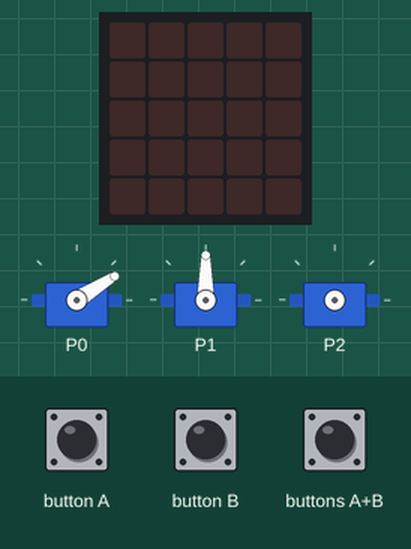
This program was run on a simulated BBC micro:bit (MakeCode). On the bench: 3 × servo, the board's 5×5 LED display. The test bench sets the inputs (shaded band).

Above: at 1.2 s.
1.3 s: button B pressed for 0.15 s
At 2.0 s:
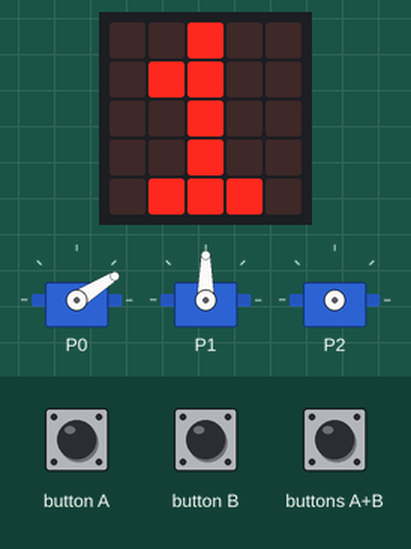
4.4 s: buttons A+B pressed for 0.15 s
At 6.5 s:
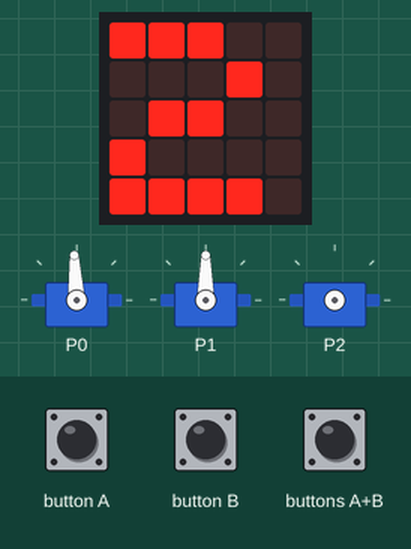
7.4 s: buttons A+B pressed for 1 s
At 11.3 s:
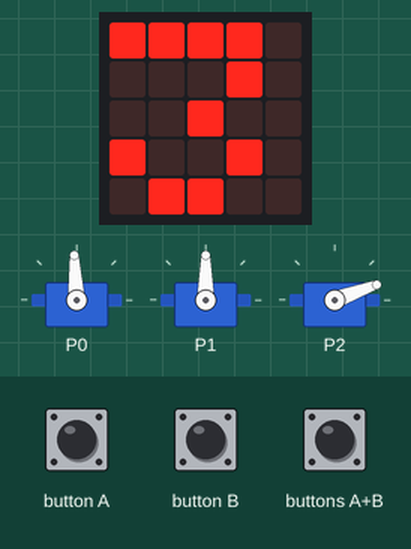
11.4 s: button A pressed for 0.15 s
At 13.2 s:
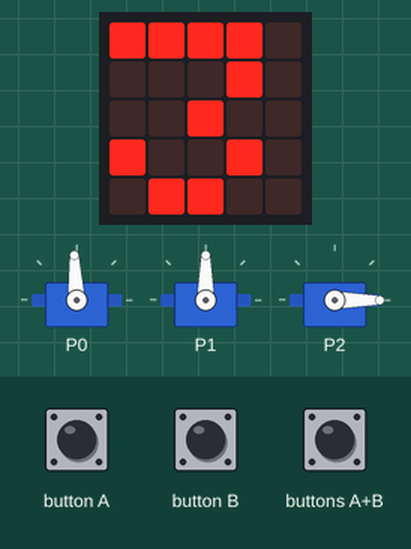
13.8 s: button B pressed 2 times (0.12 s each, 0.3 s apart)
At 16.3 s:
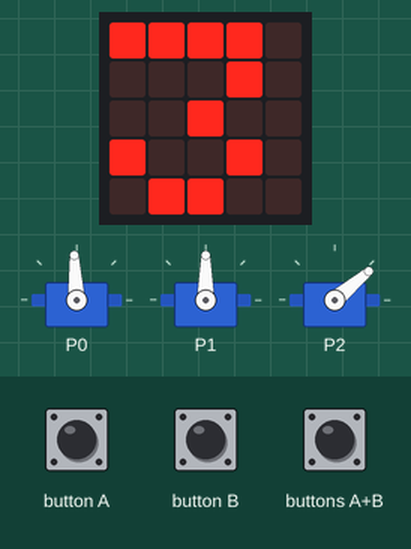
16.9 s: button B pressed for 0.15 s
At 18.6 s:
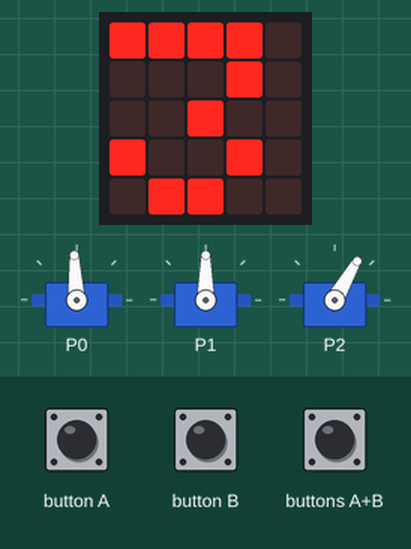
Timing chart, 0 to 20.1 s (numbered marks = the images above; inputs shaded):
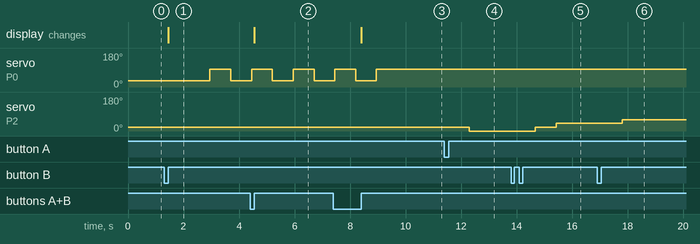

Measured:
- after the input at 1.3 s, servo on P0: 32° → 93° after 1.7 s, → 32° 0.75 s later; the display: changes after 0.15 s (image 1)
- after the input at 4.4 s, the display: changes after 0.15 s (image 2)
- after the input at 7.4 s, servo on P1: stays 90° (without the input it goes to 110° after 3.8 s); the display: changes after 1.0 s (image 3)
- after the input at 11.4 s, servo on P2: 20° → 0° after 0.90 s
- after the input at 13.8 s, servo on P2: 0° → 20° after 0.87 s, → 40° 0.75 s later
- after the input at 16.9 s, servo on P2: 40° → 60° after 0.90 s

The program:

main.ts
```typescript
/**
 * Mode d'emploi
 *
 * 4 modes à changer avec A+B
 *
 * MODE1: Balles
 *
 * MODE2: Direction horizontale
 *
 * MODE3: Direction vertical
 *
 * MODE4: Propulsion
 *
 * Merci de me laisser vos commentaires
 *
 * -Thomas
 */
function ActionA () {
    if (mode == 1) {
        MA1()
    }
    if (mode == 2) {
        MA2()
    }
    if (mode == 3) {
        MA3()
    }
    if (mode == 4) {

    }
}
function MB4 () {

}
function MA2 () {
    basic.showNumber(2)
    angle_p1 += -20
    servos.P1.setAngle(angle_p1)
    if (angle_p1 < 0) {
        angle_p1 += 20
    }
}
/**
 * Fonctions
 *
 * système de chargement ------------>
 */
/**
 * Fonctions
 *
 * système propulsion ---->
 *
 * pas encore dévelopé
 */
function envoyer () {
    servos.P0.setAngle(93)
}
function Toujours () {
    mode = Math.constrain(mode, 1, 5)
}
function arrêter_roues () {

}
function Démarage () {
    mode = 1
    angle_p1 = 90
    angle_p2 = 0
    servos.P0.setAngle(32)
    servos.P1.setAngle(90)
    servos.P1.setRange(0, 180)
    servos.P2.setRange(0, 45)
}
input.onButtonPressed(Button.A, function () {
    ActionA()
})
function MA1 () {
    basic.showNumber(1)
    Recharger()
    basic.pause(750)
    envoyer()
    basic.pause(750)
}
input.onButtonPressed(Button.AB, function () {
    AB()
})
function MB2 () {
    basic.showNumber(2)
    angle_p1 += 20
    servos.P1.setAngle(angle_p1)
    if (angle_p1 > 180) {
        angle_p1 += -20
    }
}
function MA3 () {
    basic.showNumber(3)
    angle_p2 += -20
    servos.P2.setAngle(angle_p2)
}
function partir_roues () {

}
function AB () {
    mode += 1
    basic.showNumber(mode)
    if (mode == 5) {
        mode = 1
        basic.showNumber(mode)
    }
}
input.onButtonPressed(Button.B, function () {
    ActionB()
})
function Recharger () {
    servos.P0.setAngle(32)
}
function semiauto () {
    Recharger()
    basic.pause(750)
    envoyer()
    basic.pause(750)
}
function MA4 () {

}
function automatique () {
    for (let index = 0; index < 5; index++) {
        Recharger()
        basic.pause(750)
        envoyer()
        basic.pause(750)
    }
}
function MB1 () {
    basic.showNumber(1)
    automatique()
    basic.pause(750)
}
function MB3 () {
    basic.showNumber(3)
    angle_p2 += 20
    servos.P2.setAngle(angle_p2)
}
function ActionB () {
    if (mode == 1) {
        MB1()
    }
    if (mode == 2) {
        MB2()
    }
    if (mode == 3) {
        MB3()
    }
    if (mode == 4) {

    }
}
let angle_p2 = 0
let angle_p1 = 0
let mode = 0
Démarage()
basic.forever(function () {
    Toujours()
})
```

test.ts
```typescript
// les tests vont ici ; cela ne sera pas compilé si ce paquet est utilisé en tant qu'extension.
```
